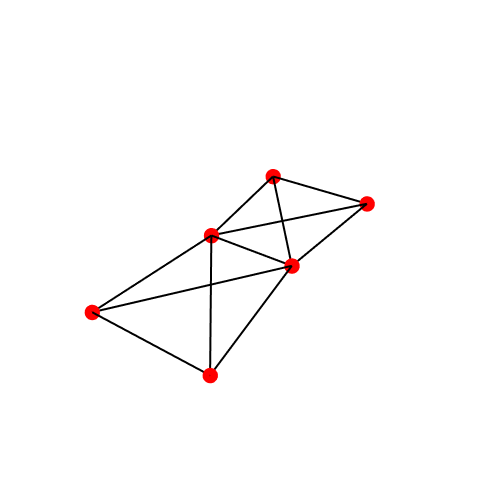

Notebook source saved alongside this figure:
### Markdown cell above
## 11. Show the geometry and graph

### Code cell
Topology.Show(g2,
              vertexSizeKey="size",
              vertexColorKey="color",
              edgeWidthKey="width",
              edgeColorKey="color",
              faceOpacity=0.3,
              width=500,
              height=500,
              backgroundColor="white",
              renderer=renderer)

### Figure 1 — Plotly figure (JSON) as saved in the notebook; plotly's stock layout.template omitted (floating-point values rounded to 4 significant figures)
{"data": [{"hoverinfo": "text", "hovertext": [], "legendgroup": "2", "legendrank": 2, "line": {"color": "#000000", "dash": "solid", "width": 4}, "marker": {"color": "#000000", "size": 1, "symbol": "circle"}, "mode": "markers+lines", "name": "1: Untitled Graph (Edges)", "showlegend": false, "text": [], "type": "scatter3d", "x": [0.04864, 0.1582, null, 0.9923, 0.1582, null, -0.6438, 0.1582, null, 0.8468, 0.1582, null, 0.1582, -0.7848, null, 0.04864, 0.9923, null, 0.04864, -0.6438, null, 0.04864, 0.8468, null, 0.04864, -0.7848, null, -0.6438, -0.7848, null, 0.8468, 0.9923, null], "y": [0.9657, 0.4441, null, 0.5386, 0.4441, null, 0.1892, 0.4441, null, 1.22, 0.4441, null, 0.4441, 0.872, null, 0.9657, 0.5386, null, 0.9657, 0.1892, null, 0.9657, 1.22, null, 0.9657, 0.872, null, 0.1892, 0.872, null, 1.22, 0.5386, null], "z": [0, 0, null, 0, 0, null, 0, 0, null, 0, 0, null, 0, 0, null, 0, 0, null, 0, 0, null, 0, 0, null, 0, 0, null, 0, 0, null, 0, 0, null]}, {"customdata": ["", "", "", "", "", ""], "hoverinfo": "text", "hovertemplate": ["Click ", "Click ", "Click ", "Click ", "Click ", "Click "], "hovertext": ["", "", "", "", "", ""], "legendgroup": "1", "legendrank": 1, "marker": {"color": ["#FF0000", "#FF0000", "#FF0000", "#FF0000", "#FF0000", "#FF0000"], "line": {"width": 0}, "opacity": 1, "size": [18, 18, 18, 18, 18, 18], "sizemode": "diameter", "symbol": "circle"}, "mode": "markers", "name": "1: Untitled Graph (Vertices)", "showlegend": false, "text": ["", "", "", "", "", ""], "type": "scatter3d", "x": [0.1582, 0.04864, -0.6438, 0.8468, 0.9923, -0.7848], "y": [0.4441, 0.9657, 0.1892, 1.22, 0.5386, 0.872], "z": [0, 0, 0, 0, 0, 0]}], "layout": {"autosize": true, "height": 500, "margin": {"b": 40, "l": 40, "r": 40, "t": 40}, "paper_bgcolor": "#FFFFFF", "plot_bgcolor": "#FFFFFF", "scene": {"aspectmode": "data", "camera": {"center": {"x": 0, "y": 0, "z": 0}, "eye": {"x": -1.25, "y": -1.25, "z": 1.25}, "projection": {"type": "perspective"}, "up": {"x": 0, "y": 0, "z": 1}}, "xaxis": {"visible": false}, "yaxis": {"visible": false}, "zaxis": {"visible": false}}, "showlegend": true, "width": 500, "xaxis": {"showgrid": false, "visible": false, "zeroline": false}, "yaxis": {"showgrid": false, "visible": false, "zeroline": false}}}
